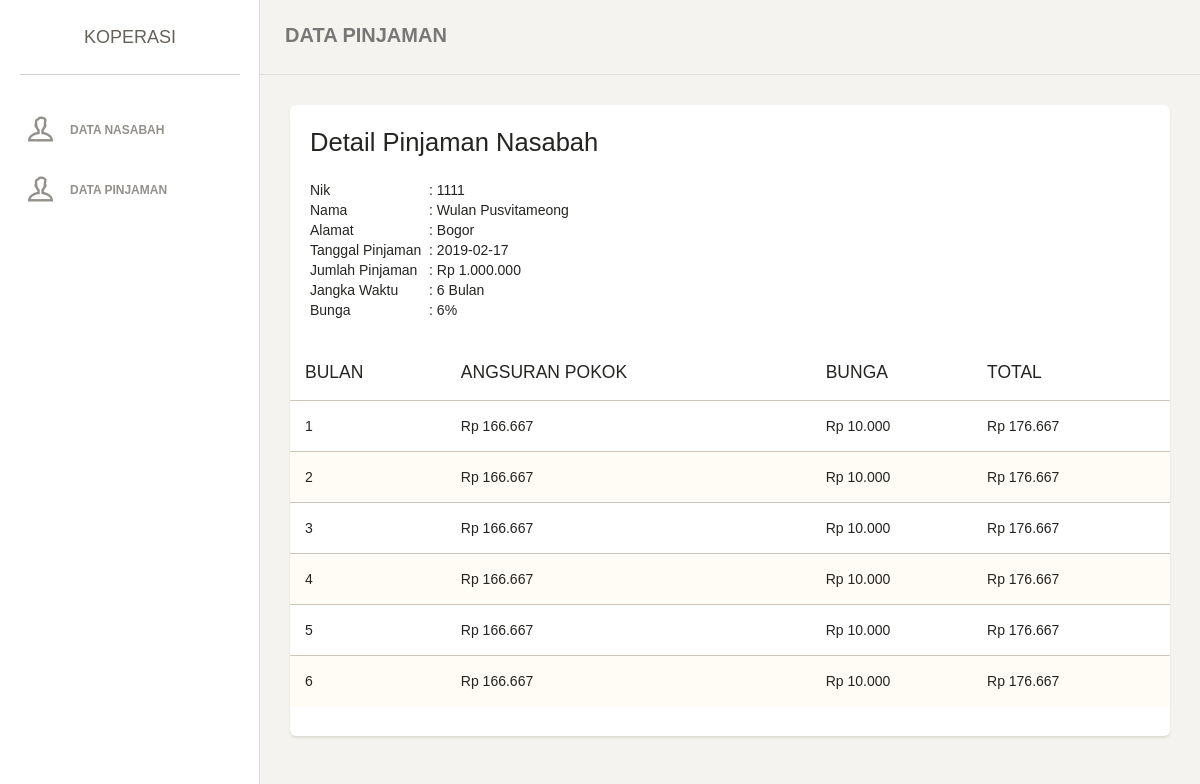
The app's page /index.php?page=detail-pinjaman&id=1 with its own data.
### tables this page shows
CREATE TABLE `tb_nasabah` (
  `nik` int(10) NOT NULL,
  `nama` text NOT NULL,
  `alamat` text NOT NULL,
  `hp` int(15) NOT NULL,
  `email` text NOT NULL,
  `tempat` text NOT NULL,
  `no_rek` varchar(20) NOT NULL
);

CREATE TABLE `tb_data_pinjaman` (
  `id` int(10) NOT NULL,
  `nik` int(11) NOT NULL,
  `tgl` date NOT NULL,
  `jumlah_pinjaman` int(20) NOT NULL,
  `jangka_waktu` int(10) NOT NULL,
  `bunga` int(10) NOT NULL
);

### views/detail_pinjaman.php (the view)
<?php
$id = $_GET['id'];
$sql = $konek->query("SELECT * FROM tb_nasabah JOIN tb_data_pinjaman ON tb_nasabah.nik = tb_data_pinjaman.nik where id='$id'");
?>
<div class="main-panel">
	<nav class="navbar navbar-default">
		<div class="container-fluid">
			<div class="navbar-header">
				<a class="navbar-brand" href="#">DATA PINJAMAN</a>
			</div>
		</div>
	</nav>
	<div class="content">
		<div class="container-fluid">
			<div class="row">
				<div class="col-md-12">
					<div class="card">
						<div class="header">
							<h3 class="title">Detail Pinjaman Nasabah</h3>
							<p class="category"><br>
								<?php
								while ($data_pinjaman = $sql->fetch_array(MYSQLI_BOTH)) {
									$jumlah_pinjaman 	= $data_pinjaman['jumlah_pinjaman'];
									$jangka_waktu		= $data_pinjaman['jangka_waktu'];
									$bunga 				= $data_pinjaman['bunga'];
									$ap			= round($jumlah_pinjaman / $jangka_waktu);
									$bunga_rp 	= round($ap * $jangka_waktu / 100);
									$perbulan 	= round($ap + $bunga_rp);
									?>
									<table>
										<tr>
											<td>Nik</td>
											<td>&nbsp;&nbsp;: <?php echo $data_pinjaman['nik']; ?></td>
										</tr>
										<tr>
											<td>Nama</td>
											<td>&nbsp;&nbsp;: <?php echo $data_pinjaman['nama']; ?></td>
										</tr>
										<tr>
											<td>Alamat</td>
											<td>&nbsp;&nbsp;: <?php echo $data_pinjaman['alamat']; ?></td>
										</tr>
										<tr>
											<td>Tanggal Pinjaman</td>
											<td>&nbsp;&nbsp;: <?php echo $data_pinjaman['tgl']; ?></td>
										</tr>
										<tr>
											<td>Jumlah Pinjaman</td>
											<td>&nbsp;&nbsp;: <?php echo rupiah($jumlah_pinjaman); ?></td>
										</tr>
										<tr>
											<td>Jangka Waktu</td>
											<td>&nbsp;&nbsp;: <?php echo $jangka_waktu; ?> Bulan</td>
										</tr>
										<tr>
											<td>Bunga</td>
											<td>&nbsp;&nbsp;: <?php echo $bunga; ?>%</td>
										</tr>
									</table>
								<?php } ?>
							</p>
						</div>
						<div class="content table-responsive table-full-width">
							<table class="table table-striped">
								<thead>
									<th>BULAN</th>
									<th>ANGSURAN POKOK</th>
									<th>BUNGA</th>
									<th>TOTAL</th>
								</thead>
								<tbody>
									<?php  for ($x = 1; $x <= $jangka_waktu; $x++) { ?>
										<tr>
											<td><?php echo $x; ?></td>
											<td><?php echo rupiah($ap); ?></td>
											<td><?php echo rupiah($bunga_rp); ?></td>
											<td><?php echo rupiah($perbulan); ?></td>
										</tr>
									<?php } ?>
								</tbody>
							</table>
						</div>
					</div>
				</div>
			</div>
		</div>
	</div>
</div>

### records on screen
tb_nasabah: tb_data_pinjaman.nik "1111", nama "Wulan Pusvitameong", alamat "Bogor", tb_data_pinjaman.tgl "2019-02-17", tb_data_pinjaman.jumlah_pinjaman "Rp 1.000.000", tb_data_pinjaman.jangka_waktu "6", tb_data_pinjaman.bunga "6", tb_data_pinjaman.jumlah_pinjaman+jangka_waktu "Rp 166.667", tb_data_pinjaman.jumlah_pinjaman+jangka_waktu "Rp 10.000", tb_data_pinjaman.jumlah_pinjaman+jangka_waktu "Rp 176.667"
